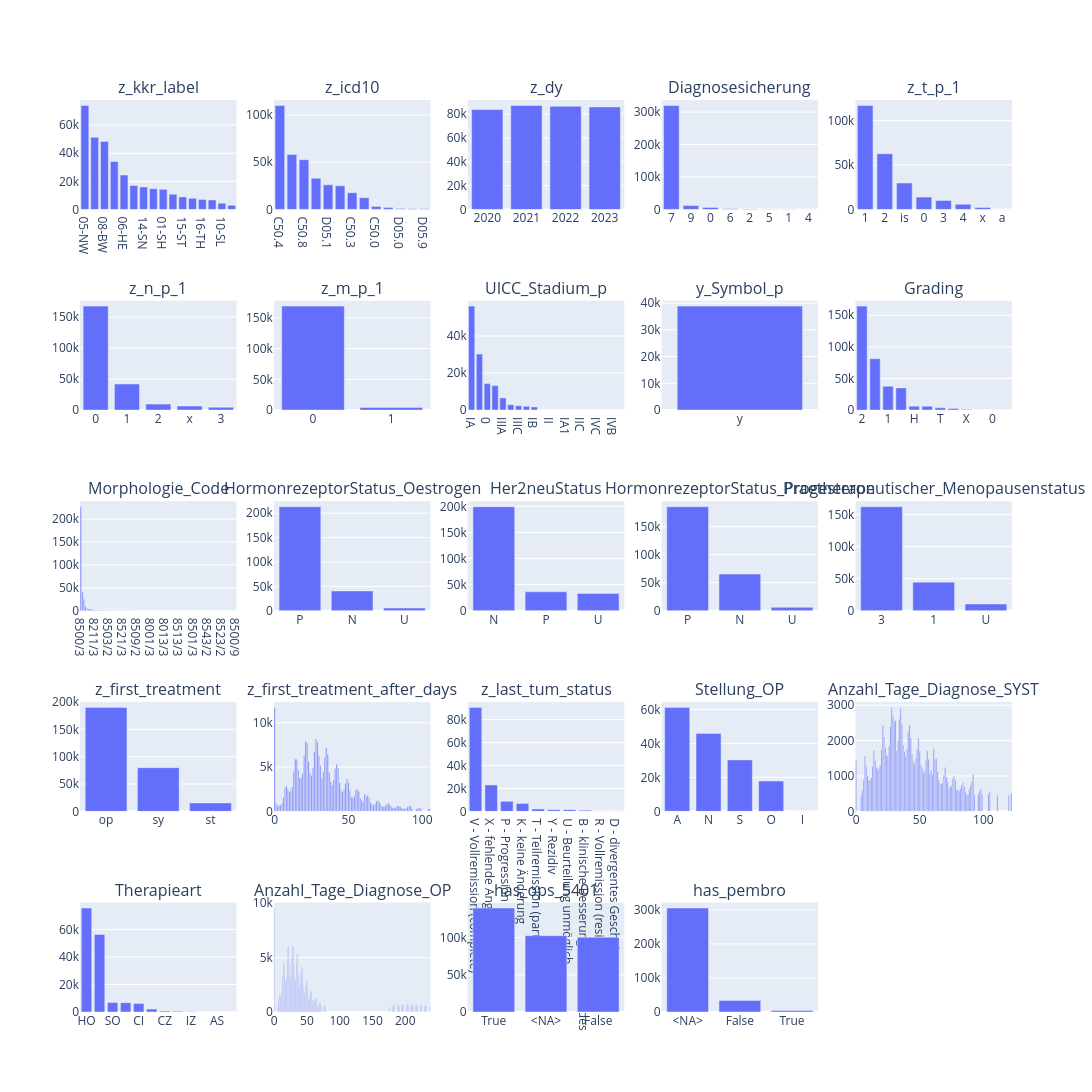

Notebook code for this chart:
### Code cell
tbl.describe_df(db_all.project("* exclude(z_tum_id)").to_df(), 'all', use_plot=True, fig_cols=5)

### Figure 1 — Plotly figure (JSON) as saved in the notebook; plotly's stock layout.template omitted (floating-point values rounded to 4 significant figures)
{"data": [{"hovertemplate": "x=%{x}<br>y=%{y}<extra></extra>", "legendgroup": "", "marker": {"color": "#636efa", "pattern": {"shape": ""}}, "name": "", "orientation": "v", "showlegend": false, "textposition": "auto", "type": "bar", "x": ["05-NW", "09-BY", "08-BW", "03-NI", "06-HE", "07-RP", "14-SN", "11-BE", "01-SH", "12-BB", "15-ST", "02-HH", "16-TH", "13-MV", "10-SL", "04-HB"], "xaxis": "x", "y": [74009, 51373, 48384, 34142, 24479, 17037, 16004, 14817, 14304, 10843, 8900, 7921, 6998, 6738, 4442, 2984], "yaxis": "y"}, {"hovertemplate": "x=%{x}<br>y=%{y}<extra></extra>", "legendgroup": "", "marker": {"color": "#636efa", "pattern": {"shape": ""}}, "name": "", "orientation": "v", "showlegend": false, "textposition": "auto", "type": "bar", "x": ["C50.4", "C50.9", "C50.8", "C50.2", "D05.1", "C50.5", "C50.3", "C50.1", "C50.0", "D05.7", "D05.0", "C50.6", "D05.9"], "xaxis": "x2", "y": [110250, 58389, 52772, 32996, 26139, 25022, 17801, 12488, 3240, 1929, 988, 713, 648], "yaxis": "y2"}, {"hovertemplate": "x=%{x}<br>y=%{y}<extra></extra>", "legendgroup": "", "marker": {"color": "#636efa", "pattern": {"shape": ""}}, "name": "", "orientation": "v", "showlegend": false, "textposition": "auto", "type": "bar", "x": [2021, 2022, 2023, 2020], "xaxis": "x3", "y": [87191, 86464, 85997, 83723], "yaxis": "y3"}, {"hovertemplate": "x=%{x}<br>y=%{y}<extra></extra>", "legendgroup": "", "marker": {"color": "#636efa", "pattern": {"shape": ""}}, "name": "", "orientation": "v", "showlegend": false, "textposition": "auto", "type": "bar", "x": ["7", "9", "0", "6", "2", "5", "1", "4"], "xaxis": "x4", "y": [320352, 12210, 6303, 2036, 1040, 875, 557, 2], "yaxis": "y4"}, {"hovertemplate": "x=%{x}<br>y=%{y}<extra></extra>", "legendgroup": "", "marker": {"color": "#636efa", "pattern": {"shape": ""}}, "name": "", "orientation": "v", "showlegend": false, "textposition": "auto", "type": "bar", "x": ["1", "2", "is", "0", "3", "4", "x", "a"], "xaxis": "x5", "y": [117070, 62767, 29704, 13868, 10157, 5880, 2118, 1], "yaxis": "y5"}, {"hovertemplate": "x=%{x}<br>y=%{y}<extra></extra>", "legendgroup": "", "marker": {"color": "#636efa", "pattern": {"shape": ""}}, "name": "", "orientation": "v", "showlegend": false, "textposition": "auto", "type": "bar", "x": ["0", "1", "2", "x", "3"], "xaxis": "x6", "y": [167820, 42065, 9674, 6389, 4669], "yaxis": "y6"}, {"hovertemplate": "x=%{x}<br>y=%{y}<extra></extra>", "legendgroup": "", "marker": {"color": "#636efa", "pattern": {"shape": ""}}, "name": "", "orientation": "v", "showlegend": false, "textposition": "auto", "type": "bar", "x": ["0", "1"], "xaxis": "x7", "y": [169183, 4368], "yaxis": "y7"}, {"hovertemplate": "x=%{x}<br>y=%{y}<extra></extra>", "legendgroup": "", "marker": {"color": "#636efa", "pattern": {"shape": ""}}, "name": "", "orientation": "v", "showlegend": false, "textposition": "auto", "type": "bar", "x": ["IA", "IIA", "0", "IIB", "IIIA", "IV", "IIIC", "IIIB", "IB", "I", "II", "III", "IA1", "0is", "IIC", "IIA1", "IVC", "IA2", "IVB", "IVA"], "xaxis": "x8", "y": [56147, 30242, 14322, 13207, 6586, 2879, 2388, 2042, 1730, 25, 7, 7, 3, 3, 3, 2, 1, 1, 1, 1], "yaxis": "y8"}, {"hovertemplate": "x=%{x}<br>y=%{y}<extra></extra>", "legendgroup": "", "marker": {"color": "#636efa", "pattern": {"shape": ""}}, "name": "", "orientation": "v", "showlegend": false, "textposition": "auto", "type": "bar", "x": ["y"], "xaxis": "x9", "y": [38848], "yaxis": "y9"}, {"hovertemplate": "x=%{x}<br>y=%{y}<extra></extra>", "legendgroup": "", "marker": {"color": "#636efa", "pattern": {"shape": ""}}, "name": "", "orientation": "v", "showlegend": false, "textposition": "auto", "type": "bar", "x": ["2", "3", "1", "U", "H", "M", "T", "L", "X", "4", "0", "B"], "xaxis": "x10", "y": [164440, 81288, 37764, 35076, 6173, 6149, 3559, 2404, 971, 147, 9, 3], "yaxis": "y10"}, {"hovertemplate": "x=%{x}<br>y=%{y}<extra></extra>", "legendgroup": "", "marker": {"color": "#636efa", "pattern": {"shape": ""}}, "name": "", "orientation": "v", "showlegend": false, "textposition": "auto", "type": "bar", "x": ["8500/3", "8520/3", "8500/2", "8000/3", "8480/3", "8522/3", "8010/3", "8523/3", "8507/3", "8211/3", "8575/3", "8501/2", "8140/3", "8520/2", "8401/3", "8509/3", "8503/3", "8504/2", "8503/2", "8540/3", "8504/3", "8524/3", "9120/3", "9020/3", "8543/3", "8510/3", "8574/3", "8521/3", "8530/3", "8500/6", "8573/3", "8200/3", "8201/3", "8502/3", "8010/2", "8541/3", "8509/2", "8514/3", "8507/2", "8201/2", "8249/3", "8246/3", "8522/2", "8050/3", "8230/2", "8001/3", "8070/3", "8520/6", "8041/3", "8140/6", "8240/3", "8265/3", "9990/3", "8230/3", "8013/3", "8010/6", "8570/3", "8020/3", "8050/2", "8540/2", "8519/2", "8800/3", "8560/3", "8513/3", "8260/3", "8470/3", "8481/3", "8572/3", "8022/3", "8550/3", "8802/3", "8490/3", "8501/3", "8890/3", "8071/3", "8571/3", "8982/3", "8032/3", "8801/3", "8805/3", "8315/3", "8543/2", "8046/3", "8562/3", "8983/3", "9180/3", "8190/3", "8290/3", "8453/3", "8512/3", "8523/2", "8140/2", "8033/3", "8255/3", "8508/3", "8810/3", "8980/3", "8070/2", "8000/1", "8500/9"], "xaxis": "x11", "y": [227081, 41890, 25102, 9652, 5074, 4006, 3682, 2602, 1827, 1482, 1259, 1164, 1112, 1050, 682, 644, 641, 634, 608, 601, 496, 451, 314, 314, 307, 298, 294, 286, 254, 234, 233, 227, 223, 218, 218, 187, 182, 177, 145, 138, 121, 108, 107, 102, 97, 94, 68, 68, 67, 61, 53, 53, 50, 46, 37, 37, 37, 34, 34, 33, 30, 29, 29, 27, 27, 24, 23, 22, 22, 20, 20, 17, 17, 16, 15, 15, 15, 13, 12, 12, 10, 10, 10, 9, 7, 7, 7, 6, 6, 6, 6, 5, 5, 5, 5, 5, 5, 5, 5, 4], "yaxis": "y11"}, {"hovertemplate": "x=%{x}<br>y=%{y}<extra></extra>", "legendgroup": "", "marker": {"color": "#636efa", "pattern": {"shape": ""}}, "name": "", "orientation": "v", "showlegend": false, "textposition": "auto", "type": "bar", "x": ["P", "N", "U"], "xaxis": "x12", "y": [213295, 40533, 5504], "yaxis": "y12"}, {"hovertemplate": "x=%{x}<br>y=%{y}<extra></extra>", "legendgroup": "", "marker": {"color": "#636efa", "pattern": {"shape": ""}}, "name": "", "orientation": "v", "showlegend": false, "textposition": "auto", "type": "bar", "x": ["N", "P", "U"], "xaxis": "x13", "y": [199209, 36260, 33189], "yaxis": "y13"}, {"hovertemplate": "x=%{x}<br>y=%{y}<extra></extra>", "legendgroup": "", "marker": {"color": "#636efa", "pattern": {"shape": ""}}, "name": "", "orientation": "v", "showlegend": false, "textposition": "auto", "type": "bar", "x": ["P", "N", "U"], "xaxis": "x14", "y": [185710, 65436, 6084], "yaxis": "y14"}, {"hovertemplate": "x=%{x}<br>y=%{y}<extra></extra>", "legendgroup": "", "marker": {"color": "#636efa", "pattern": {"shape": ""}}, "name": "", "orientation": "v", "showlegend": false, "textposition": "auto", "type": "bar", "x": ["3", "1", "U"], "xaxis": "x15", "y": [162317, 44603, 10467], "yaxis": "y15"}, {"hovertemplate": "x=%{x}<br>y=%{y}<extra></extra>", "legendgroup": "", "marker": {"color": "#636efa", "pattern": {"shape": ""}}, "name": "", "orientation": "v", "showlegend": false, "textposition": "auto", "type": "bar", "x": ["op", "sy", "st"], "xaxis": "x16", "y": [190096, 79919, 15439], "yaxis": "y16"}, {"hovertemplate": "x=%{x}<br>y=%{y}<extra></extra>", "legendgroup": "", "marker": {"color": "#636efa", "pattern": {"shape": ""}}, "name": "", "orientation": "v", "showlegend": false, "textposition": "auto", "type": "bar", "x": [0, 28, 21, 29, 22, 35, 27, 36, 30, 20, 34, 15, 14, 23, 42, 31, 26, 41, 43, 16, 13, 33, 37, 24, 19, 25, 18, 17, 32, 49, 40, 38, 50, 44, 48, 39, 8, 12, 7, 9, 47, 56, 55, 45, 11, 51, 57, 10, 46, 61, 63, 54, 62, 52, 53, 6, 64, 58, 70, 59, 69, 71, 60, 65, 77, 1, 5, 68, 76, 66, 78, 72, 4, 67, 3, 92, 75, 84, 83, 2, 91, 85, 73, 79, 74, 90, 82, 81, 80, 86, 98, 89, 97, 88, 99, 87, 105, 93, 96, 104], "xaxis": "x17", "y": [11726, 8160, 7913, 7833, 7706, 7193, 6738, 6438, 6304, 6271, 6134, 5872, 5871, 5643, 5312, 5174, 4849, 4829, 4825, 4675, 4459, 4442, 4416, 4297, 4291, 4041, 3816, 3736, 3700, 3681, 3542, 3353, 3282, 3231, 3155, 2976, 2894, 2758, 2639, 2530, 2520, 2493, 2369, 2366, 2335, 2321, 2244, 2210, 2149, 1941, 1791, 1714, 1698, 1622, 1552, 1543, 1495, 1449, 1257, 1248, 1140, 1054, 1048, 1010, 927, 911, 881, 816, 805, 776, 738, 721, 720, 717, 694, 651, 636, 627, 606, 605, 572, 554, 537, 513, 512, 509, 472, 396, 384, 377, 373, 364, 360, 319, 312, 301, 292, 288, 278, 253], "yaxis": "y17"}, {"hovertemplate": "x=%{x}<br>y=%{y}<extra></extra>", "legendgroup": "", "marker": {"color": "#636efa", "pattern": {"shape": ""}}, "name": "", "orientation": "v", "showlegend": false, "textposition": "auto", "type": "bar", "x": ["V - Vollremission (complete)", "X - fehlende Angaben", "P - Progression", "K - keine Änderung", "T - Teilremission (partial)", "Y - Rezidiv", "U - Beurteilung unmöglich", "B - klinische Besserung des Zustandes", "R - Vollremission (residual)", "D - divergentes Geschehen"], "xaxis": "x18", "y": [90665, 22992, 8747, 6938, 2012, 1463, 1402, 977, 416, 306], "yaxis": "y18"}, {"hovertemplate": "x=%{x}<br>y=%{y}<extra></extra>", "legendgroup": "", "marker": {"color": "#636efa", "pattern": {"shape": ""}}, "name": "", "orientation": "v", "showlegend": false, "textposition": "auto", "type": "bar", "x": ["A", "N", "S", "O", "I"], "xaxis": "x19", "y": [61194, 45889, 30295, 17875, 42], "yaxis": "y19"}, {"hovertemplate": "x=%{x}<br>y=%{y}<extra></extra>", "legendgroup": "", "marker": {"color": "#636efa", "pattern": {"shape": ""}}, "name": "", "orientation": "v", "showlegend": false, "textposition": "auto", "type": "bar", "x": [28, 35, 29, 34, 31, 30, 36, 42, 21, 27, 41, 22, 43, 49, 33, 37, 26, 23, 61, 40, 48, 20, 14, 56, 32, 50, 38, 44, 24, 25, 7, 39, 47, 63, 57, 62, 15, 55, 0, 45, 46, 19, 51, 13, 8, 16, 70, 52, 18, 17, 59, 54, 64, 53, 58, 60, 92, 69, 9, 77, 71, 12, 76, 6, 78, 11, 65, 10, 91, 72, 68, 84, 66, 67, 90, 83, 75, 85, 74, 98, 73, 82, 89, 79, 80, 5, 81, 97, 105, 86, 122, 99, 104, 96, 88, 87, 93, 111, 4, 120], "xaxis": "x20", "y": [2939, 2911, 2692, 2610, 2569, 2555, 2456, 2439, 2435, 2401, 2259, 2099, 2069, 2060, 1993, 1871, 1855, 1791, 1772, 1766, 1756, 1742, 1722, 1715, 1715, 1704, 1683, 1617, 1590, 1564, 1560, 1546, 1511, 1488, 1475, 1456, 1448, 1442, 1428, 1426, 1322, 1312, 1309, 1268, 1260, 1242, 1238, 1228, 1220, 1166, 1154, 1148, 1129, 1093, 1072, 1048, 1041, 1025, 1012, 990, 965, 959, 920, 896, 886, 882, 881, 872, 859, 829, 812, 807, 791, 766, 746, 745, 726, 694, 693, 643, 638, 632, 622, 608, 601, 590, 569, 567, 562, 547, 499, 498, 491, 479, 479, 471, 455, 453, 447, 445], "yaxis": "y20"}, {"hovertemplate": "x=%{x}<br>y=%{y}<extra></extra>", "legendgroup": "", "marker": {"color": "#636efa", "pattern": {"shape": ""}}, "name": "", "orientation": "v", "showlegend": false, "textposition": "auto", "type": "bar", "x": ["HO", "CH", "SO", "IM", "CI", "ZS", "CZ", "CIZ", "IZ", "WS", "AS", "SZ"], "xaxis": "x21", "y": [75599, 56416, 6860, 6781, 6247, 2092, 664, 457, 126, 37, 14, 2], "yaxis": "y21"}, {"hovertemplate": "x=%{x}<br>y=%{y}<extra></extra>", "legendgroup": "", "marker": {"color": "#636efa", "pattern": {"shape": ""}}, "name": "", "orientation": "v", "showlegend": false, "textposition": "auto", "type": "bar", "x": [0, 29, 28, 22, 21, 35, 36, 27, 20, 15, 34, 30, 14, 23, 42, 43, 41, 16, 26, 37, 13, 19, 33, 24, 31, 49, 25, 18, 17, 50, 40, 32, 44, 48, 38, 39, 56, 51, 12, 57, 47, 55, 45, 8, 9, 46, 11, 10, 63, 54, 64, 62, 52, 53, 58, 7, 61, 70, 59, 65, 71, 211, 69, 204, 217, 203, 210, 218, 60, 197, 196, 189, 209, 77, 190, 224, 6, 202, 225, 216, 183, 195, 182, 231, 188, 205, 68, 223, 232, 66, 230, 78, 72, 191, 212, 181, 219, 76, 238, 176], "xaxis": "x22", "y": [9557, 6064, 6052, 6049, 5891, 5374, 5097, 4958, 4781, 4563, 4510, 4294, 4277, 4251, 4102, 3896, 3639, 3547, 3452, 3438, 3283, 3182, 3157, 3068, 2943, 2865, 2817, 2741, 2727, 2671, 2616, 2604, 2488, 2415, 2379, 2085, 1887, 1871, 1871, 1832, 1824, 1795, 1703, 1662, 1544, 1502, 1478, 1372, 1303, 1261, 1219, 1157, 1154, 1109, 1107, 1061, 973, 870, 805, 795, 788, 787, 784, 739, 734, 733, 724, 712, 692, 685, 678, 666, 654, 643, 640, 639, 626, 619, 611, 611, 610, 598, 594, 573, 571, 561, 556, 555, 538, 533, 529, 528, 516, 504, 502, 489, 488, 488, 481, 479], "yaxis": "y22"}, {"hovertemplate": "x=%{x}<br>y=%{y}<extra></extra>", "legendgroup": "", "marker": {"color": "#636efa", "pattern": {"shape": ""}}, "name": "", "orientation": "v", "showlegend": false, "textposition": "auto", "type": "bar", "x": ["True", "<NA>", "False"], "xaxis": "x23", "y": [139975, 102778, 100622], "yaxis": "y23"}, {"hovertemplate": "x=%{x}<br>y=%{y}<extra></extra>", "legendgroup": "", "marker": {"color": "#636efa", "pattern": {"shape": ""}}, "name": "", "orientation": "v", "showlegend": false, "textposition": "auto", "type": "bar", "x": ["<NA>", "False", "True"], "xaxis": "x24", "y": [305441, 33669, 4265], "yaxis": "y24"}], "layout": {"annotations": [{"font": {"size": 16}, "showarrow": false, "text": "z_kkr_label", "x": 0.084, "xanchor": "center", "xref": "paper", "y": 1, "yanchor": "bottom", "yref": "paper"}, {"font": {"size": 16}, "showarrow": false, "text": "z_icd10", "x": 0.292, "xanchor": "center", "xref": "paper", "y": 1, "yanchor": "bottom", "yref": "paper"}, {"font": {"size": 16}, "showarrow": false, "text": "z_dy", "x": 0.5, "xanchor": "center", "xref": "paper", "y": 1, "yanchor": "bottom", "yref": "paper"}, {"font": {"size": 16}, "showarrow": false, "text": "Diagnosesicherung", "x": 0.708, "xanchor": "center", "xref": "paper", "y": 1, "yanchor": "bottom", "yref": "paper"}, {"font": {"size": 16}, "showarrow": false, "text": "z_t_p_1", "x": 0.916, "xanchor": "center", "xref": "paper", "y": 1, "yanchor": "bottom", "yref": "paper"}, {"font": {"size": 16}, "showarrow": false, "text": "z_n_p_1", "x": 0.084, "xanchor": "center", "xref": "paper", "y": 0.78, "yanchor": "bottom", "yref": "paper"}, {"font": {"size": 16}, "showarrow": false, "text": "z_m_p_1", "x": 0.292, "xanchor": "center", "xref": "paper", "y": 0.78, "yanchor": "bottom", "yref": "paper"}, {"font": {"size": 16}, "showarrow": false, "text": "UICC_Stadium_p", "x": 0.5, "xanchor": "center", "xref": "paper", "y": 0.78, "yanchor": "bottom", "yref": "paper"}, {"font": {"size": 16}, "showarrow": false, "text": "y_Symbol_p", "x": 0.708, "xanchor": "center", "xref": "paper", "y": 0.78, "yanchor": "bottom", "yref": "paper"}, {"font": {"size": 16}, "showarrow": false, "text": "Grading", "x": 0.916, "xanchor": "center", "xref": "paper", "y": 0.78, "yanchor": "bottom", "yref": "paper"}, {"font": {"size": 16}, "showarrow": false, "text": "Morphologie_Code", "x": 0.084, "xanchor": "center", "xref": "paper", "y": 0.56, "yanchor": "bottom", "yref": "paper"}, {"font": {"size": 16}, "showarrow": false, "text": "HormonrezeptorStatus_Oestrogen", "x": 0.292, "xanchor": "center", "xref": "paper", "y": 0.56, "yanchor": "bottom", "yref": "paper"}, {"font": {"size": 16}, "showarrow": false, "text": "Her2neuStatus", "x": 0.5, "xanchor": "center", "xref": "paper", "y": 0.56, "yanchor": "bottom", "yref": "paper"}, {"font": {"size": 16}, "showarrow": false, "text": "HormonrezeptorStatus_Progesteron", "x": 0.708, "xanchor": "center", "xref": "paper", "y": 0.56, "yanchor": "bottom", "yref": "paper"}, {"font": {"size": 16}, "showarrow": false, "text": "Praetherapeutischer_Menopausenstatus", "x": 0.916, "xanchor": "center", "xref": "paper", "y": 0.56, "yanchor": "bottom", "yref": "paper"}, {"font": {"size": 16}, "showarrow": false, "text": "z_first_treatment", "x": 0.084, "xanchor": "center", "xref": "paper", "y": 0.34, "yanchor": "bottom", "yref": "paper"}, {"font": {"size": 16}, "showarrow": false, "text": "z_first_treatment_after_days", "x": 0.292, "xanchor": "center", "xref": "paper", "y": 0.34, "yanchor": "bottom", "yref": "paper"}, {"font": {"size": 16}, "showarrow": false, "text": "z_last_tum_status", "x": 0.5, "xanchor": "center", "xref": "paper", "y": 0.34, "yanchor": "bottom", "yref": "paper"}, {"font": {"size": 16}, "showarrow": false, "text": "Stellung_OP", "x": 0.708, "xanchor": "center", "xref": "paper", "y": 0.34, "yanchor": "bottom", "yref": "paper"}, {"font": {"size": 16}, "showarrow": false, "text": "Anzahl_Tage_Diagnose_SYST", "x": 0.916, "xanchor": "center", "xref": "paper", "y": 0.34, "yanchor": "bottom", "yref": "paper"}, {"font": {"size": 16}, "showarrow": false, "text": "Therapieart", "x": 0.084, "xanchor": "center", "xref": "paper", "y": 0.12, "yanchor": "bottom", "yref": "paper"}, {"font": {"size": 16}, "showarrow": false, "text": "Anzahl_Tage_Diagnose_OP", "x": 0.292, "xanchor": "center", "xref": "paper", "y": 0.12, "yanchor": "bottom", "yref": "paper"}, {"font": {"size": 16}, "showarrow": false, "text": "has_ops_5401", "x": 0.5, "xanchor": "center", "xref": "paper", "y": 0.12, "yanchor": "bottom", "yref": "paper"}, {"font": {"size": 16}, "showarrow": false, "text": "has_pembro", "x": 0.708, "xanchor": "center", "xref": "paper", "y": 0.12, "yanchor": "bottom", "yref": "paper"}], "height": 1500, "width": 1500, "xaxis": {"anchor": "y", "domain": [0, 0.168]}, "xaxis10": {"anchor": "y10", "domain": [0.832, 1]}, "xaxis11": {"anchor": "y11", "domain": [0, 0.168]}, "xaxis12": {"anchor": "y12", "domain": [0.208, 0.376]}, "xaxis13": {"anchor": "y13", "domain": [0.416, 0.584]}, "xaxis14": {"anchor": "y14", "domain": [0.624, 0.792]}, "xaxis15": {"anchor": "y15", "domain": [0.832, 1]}, "xaxis16": {"anchor": "y16", "domain": [0, 0.168]}, "xaxis17": {"anchor": "y17", "domain": [0.208, 0.376]}, "xaxis18": {"anchor": "y18", "domain": [0.416, 0.584]}, "xaxis19": {"anchor": "y19", "domain": [0.624, 0.792]}, "xaxis2": {"anchor": "y2", "domain": [0.208, 0.376]}, "xaxis20": {"anchor": "y20", "domain": [0.832, 1]}, "xaxis21": {"anchor": "y21", "domain": [0, 0.168]}, "xaxis22": {"anchor": "y22", "domain": [0.208, 0.376]}, "xaxis23": {"anchor": "y23", "domain": [0.416, 0.584]}, "xaxis24": {"anchor": "y24", "domain": [0.624, 0.792]}, "xaxis25": {"anchor": "y25", "domain": [0.832, 1]}, "xaxis3": {"anchor": "y3", "domain": [0.416, 0.584]}, "xaxis4": {"anchor": "y4", "domain": [0.624, 0.792]}, "xaxis5": {"anchor": "y5", "domain": [0.832, 1]}, "xaxis6": {"anchor": "y6", "domain": [0, 0.168]}, "xaxis7": {"anchor": "y7", "domain": [0.208, 0.376]}, "xaxis8": {"anchor": "y8", "domain": [0.416, 0.584]}, "xaxis9": {"anchor": "y9", "domain": [0.624, 0.792]}, "yaxis": {"anchor": "x", "domain": [0.88, 1]}, "yaxis10": {"anchor": "x10", "domain": [0.66, 0.78]}, "yaxis11": {"anchor": "x11", "domain": [0.44, 0.56]}, "yaxis12": {"anchor": "x12", "domain": [0.44, 0.56]}, "yaxis13": {"anchor": "x13", "domain": [0.44, 0.56]}, "yaxis14": {"anchor": "x14", "domain": [0.44, 0.56]}, "yaxis15": {"anchor": "x15", "domain": [0.44, 0.56]}, "yaxis16": {"anchor": "x16", "domain": [0.22, 0.34]}, "yaxis17": {"anchor": "x17", "domain": [0.22, 0.34]}, "yaxis18": {"anchor": "x18", "domain": [0.22, 0.34]}, "yaxis19": {"anchor": "x19", "domain": [0.22, 0.34]}, "yaxis2": {"anchor": "x2", "domain": [0.88, 1]}, "yaxis20": {"anchor": "x20", "domain": [0.22, 0.34]}, "yaxis21": {"anchor": "x21", "domain": [0, 0.12]}, "yaxis22": {"anchor": "x22", "domain": [0, 0.12]}, "yaxis23": {"anchor": "x23", "domain": [0, 0.12]}, "yaxis24": {"anchor": "x24", "domain": [0, 0.12]}, "yaxis25": {"anchor": "x25", "domain": [0, 0.12]}, "yaxis3": {"anchor": "x3", "domain": [0.88, 1]}, "yaxis4": {"anchor": "x4", "domain": [0.88, 1]}, "yaxis5": {"anchor": "x5", "domain": [0.88, 1]}, "yaxis6": {"anchor": "x6", "domain": [0.66, 0.78]}, "yaxis7": {"anchor": "x7", "domain": [0.66, 0.78]}, "yaxis8": {"anchor": "x8", "domain": [0.66, 0.78]}, "yaxis9": {"anchor": "x9", "domain": [0.66, 0.78]}}}
